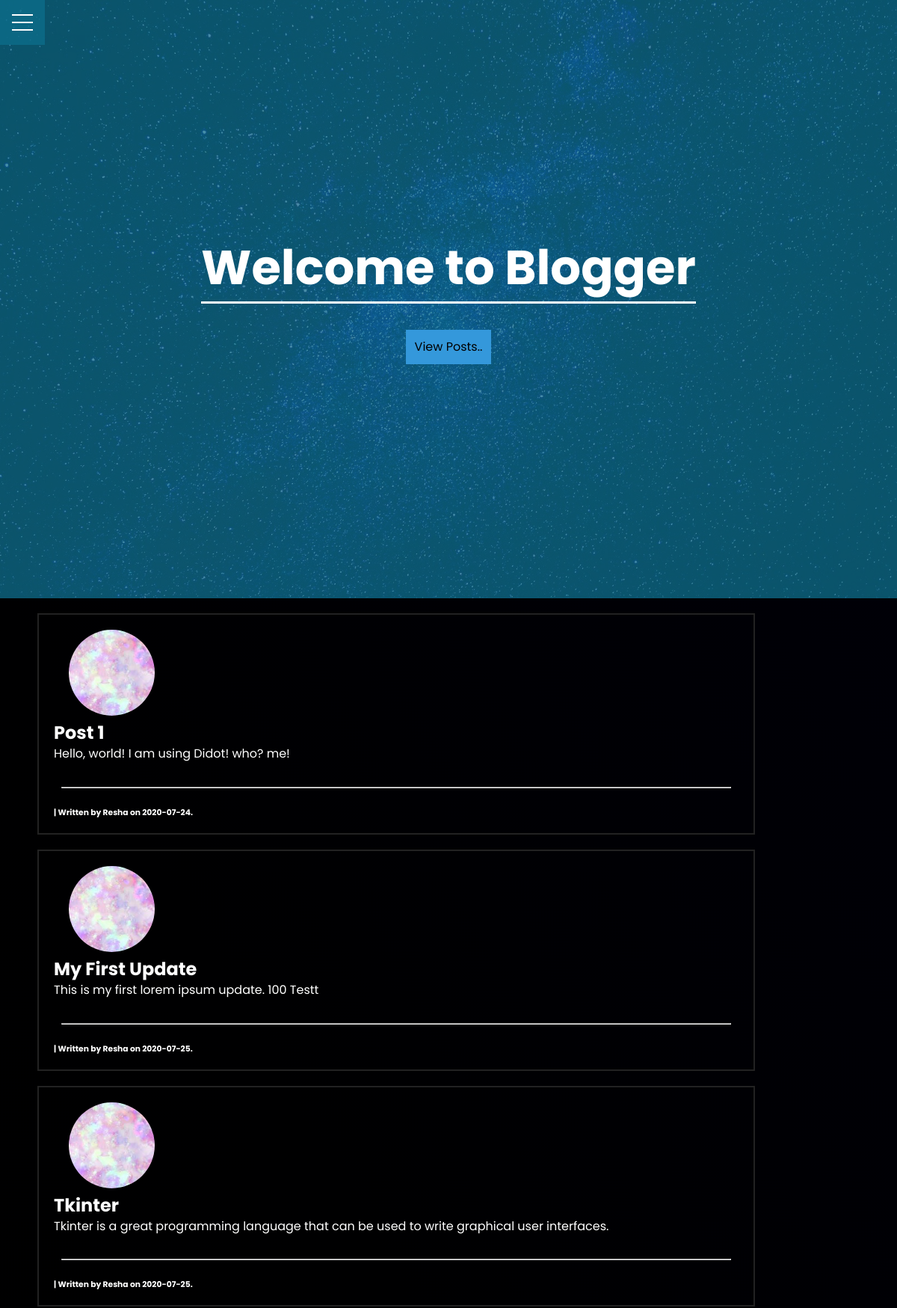
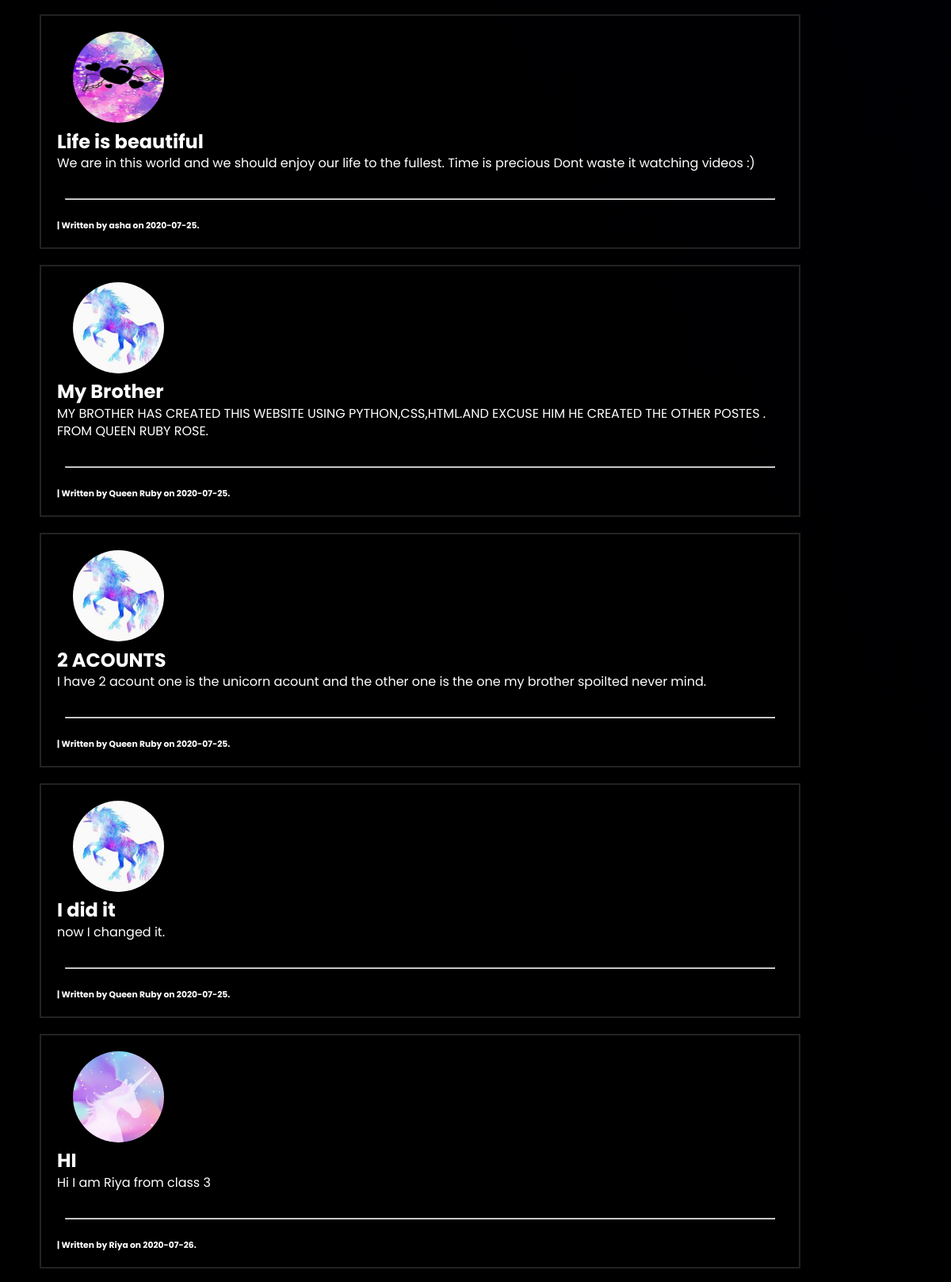
The page /home (upper part) on the database its author committed (2 pictures, top to bottom).
### flaskblog/models.py (models this page shows, shortened)
class Post(db.Model):
    id = db.Column(db.Integer, primary_key=True)
    title = db.Column(db.String(100), nullable=False)
    date_posted = db.Column(db.DateTime, nullable=False, default=datetime.utcnow)
    content = db.Column(db.Text, nullable=False)
    user_id = db.Column(db.Integer, db.ForeignKey('user.id'), nullable=False)

class User(db.Model, UserMixin):
    id = db.Column(db.Integer, primary_key=True, unique=True)
    username = db.Column(db.String(20), unique=True, nullable=False)
    email = db.Column(db.String(120), unique=True, nullable=False)
    image_file = db.Column(db.String(20), nullable=False, default='default.jpg')
    password = db.Column(db.String(60), nullable=False)
    posts = db.relationship('Post', backref='author', lazy=True)

### flaskblog/routes.py (the view)
@app.route("/")
@app.route("/home")
def home():
    posts = Post.query.all()
    return render_template('index.html', posts=posts)

### flaskblog/templates/index.html (shortened to what this page needs)
{% extends "base.html" %}
{% block content %}
<header class="showcase">
    <div class="container showcase-inner">
        <h1>Welcome to Blogger</h1>
        <a href="#posts" class="viewpost-scroll">View Posts..</a>
    </div>
</header>
<div id="posts">
{% for post in posts %}
    <article>
        <a href="{{ url_for('post', post_id=post.id )}}"><img src="{{ url_for('static', filename='profile_pics/' + post.author.image_file) }}"
                class="rounded-profile-pic"></a>
        <a href="{{ url_for('post', post_id=post.id )}}" class="post-title"><h2>{{ post.title }}</h2> </a>
        <p class="post-content">{{ post.content }}</p>
        <br>
        <hr>
        <a href="#" class="post-author"><h6>| Written by {{ post.author.username }} on {{ post.date_posted.strftime('%Y-%m-%d') }}.
        </h6></a>
    </article>
{% endfor %}
</div>
{% endblock content %}

### flaskblog/templates/base.html (shortened to what this page needs)
<!DOCTYPE html>
<html lang="en">
<head>
    <link rel="stylesheet" type="text/css" href=" {{url_for('static', filename='style.css')}} ">
</head>
<body>
<nav>
    <div class="menu-wrap">
        <div class="hamburger"><div></div></div>
    </div>
</nav>
    {% block content %}{% endblock content %}
</body>
</html>

### flaskblog/static/style.css (style rules this page uses)
* { margin: 0px 0px 0px 0px; padding: 0px 0px 0px 0px; box-sizing: border-box; font-family: Poppins, 'Poppins', sans-serif; text-decoration: none; }
body { background-color: black; background-image: linear-gradient(60deg, #000000, #000001, #000009); background-size: 100%; color: white; font-family: 'Poppins', Poppins, sans-serif; line-height: 1.4; }
:root { --primary-color: rgba(13, 110, 139, 0.75); --overlay-color: rgba(24, 39, 51, 0.85); --menu-speed: 0.75s; }
.container { max-width: 960px; margin: auto; overflow: hidden; padding: 0 3rem; }
.showcase { background-color: var(--primary-color); color: #fff; height: 100vh; position: relative; margin: 0px; padding: 0px; }
.showcase:before { content: ''; background: url('img/homepage-bg.jpg') no-repeat center center/cover; position: absolute; top: 0; left: 0; width: 100%; height: 100%; z-index: -1; }
.showcase .showcase-inner { display: flex; flex-direction: column; align-items: center; justify-content: center; text-align: center; height: 100%; }
.showcase h1 { font-size: 4rem; }
.menu-wrap { position: fixed; top: 0; left: 0; z-index: 1; }
.menu-wrap .hamburger { position: absolute; top: 0; left: 0; z-index: 1; width: 60px; height: 60px; padding: 1rem; background: var(--primary-color); display: flex; align-items: center; justify-content: center; }
.menu-wrap .hamburger > div { position: relative; width: 100%; height: 2px; background-color: white; display: flex; align-items: center; justify-content: center; transition: all 0.4s ease; }
.menu-wrap .hamburger > div:before, .menu-wrap .hamburger > div:after { content: ''; position: absolute; z-index: 1; top: -10px; width: 100%; height: 2px; background: inherit; }
.menu-wrap .hamburger > div:after { top: 10px; }
h1 { text-align: center; border-bottom: 3px solid white; margin-bottom: 35px; }
.viewpost-scroll { padding: 12px; border: none; background-color: #3498db; color: black; text-decoration: none; }
article { margin-left: 50px; margin-bottom: 20px; margin-top: 20px; border: 2px solid #222; padding: 20px; margin-right: 190px; }
.post-title { color: white; padding-bottom: 10px; border-bottom: 1px solid white; transition: 0.2s; }
.post-content { color: white; }
.rounded-profile-pic { border-radius: 50%; margin-left: 20px; width: 115px; height: 115px; }
.post-author { color: white; }
hr { margin: 10px; margin-bottom: 25px; }

### rows shown on the page
Post: image_file (picture), title "Post 1", content "Hello, world! I am using Didot! who? me!", author.username "Resha", date_posted "2020-07-24"
Post: image_file (picture), title "My First Update", content "This is my first lorem ipsum update. 100 Testt", author.username "Resha", date_posted "2020-07-25"
Post: image_file (picture), title "Tkinter", content "Tkinter is a great programming language that can be used to write graphical user interfaces.", author.username "Resha", date_posted "2020-07-25"
Post: image_file (picture), title "Life is beautiful", content "We are in this world and we should enjoy our life to the fullest. Time is precious Dont waste it watching videos :)", author.username "asha", date_posted "2020-07-25"
Post: image_file (picture), title "My Brother", content "MY BROTHER HAS CREATED THIS WEBSITE USING PYTHON,CSS,HTML.AND EXCUSE HIM HE CREATED THE OTHER POSTES . FROM QUEEN RUBY ROSE.", author.username "Queen Ruby", date_posted "2020-07-25"
Post: image_file (picture), title "2 ACOUNTS", content "I have 2 acount one is the unicorn acount and the other one is the one my brother spoilted never mind.", author.username "Queen Ruby", date_posted "2020-07-25"
Post: image_file (picture), title "I did it", content "now I changed it.", author.username "Queen Ruby", date_posted "2020-07-25"
Post: image_file (picture), title "HI", content "Hi I am Riya from class 3", author.username "Riya", date_posted "2020-07-26"
